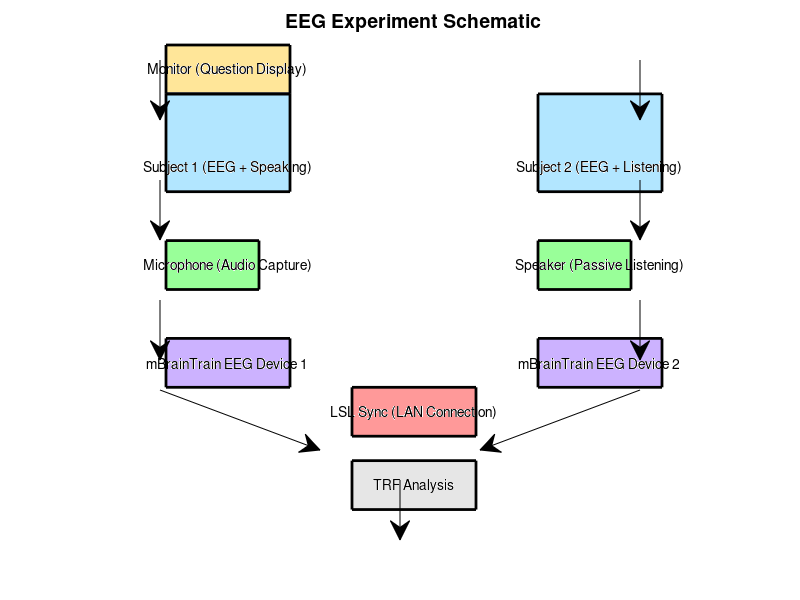

The MATLAB source for this figure: (Note: this script raises an error after producing the figure.)
clc; clear; close all;

% Create figure
figure;
hold on;
axis off;
title('EEG Experiment Schematic', 'FontSize', 14, 'FontWeight', 'bold');

% Define positions for elements
subject1_pos = [0.1, 0.7, 0.2, 0.2]; % [x, y, width, height]
subject2_pos = [0.7, 0.7, 0.2, 0.2];
monitor_pos = [0.1, 0.9, 0.2, 0.1];
microphone_pos = [0.1, 0.5, 0.15, 0.1];
speaker_pos = [0.7, 0.5, 0.15, 0.1];
eeg1_pos = [0.1, 0.3, 0.2, 0.1];
eeg2_pos = [0.7, 0.3, 0.2, 0.1];
lsl_pos = [0.4, 0.2, 0.2, 0.1];
analysis_pos = [0.4, 0.05, 0.2, 0.1];

% Add text labels
text(0.2, 0.95, 'Monitor (Question Display)', 'FontSize', 10, 'HorizontalAlignment', 'center');
text(0.2, 0.75, 'Subject 1 (EEG + Speaking)', 'FontSize', 10, 'HorizontalAlignment', 'center');
text(0.8, 0.75, 'Subject 2 (EEG + Listening)', 'FontSize', 10, 'HorizontalAlignment', 'center');
text(0.2, 0.55, 'Microphone (Audio Capture)', 'FontSize', 10, 'HorizontalAlignment', 'center');
text(0.8, 0.55, 'Speaker (Passive Listening)', 'FontSize', 10, 'HorizontalAlignment', 'center');
text(0.2, 0.35, 'mBrainTrain EEG Device 1', 'FontSize', 10, 'HorizontalAlignment', 'center');
text(0.8, 0.35, 'mBrainTrain EEG Device 2', 'FontSize', 10, 'HorizontalAlignment', 'center');
text(0.5, 0.25, 'LSL Sync (LAN Connection)', 'FontSize', 10, 'HorizontalAlignment', 'center');
text(0.5, 0.1, 'TRF Analysis', 'FontSize', 10, 'HorizontalAlignment', 'center');

% Draw rectangles to represent elements
rectangle('Position', subject1_pos, 'FaceColor', [0.7 0.9 1], 'EdgeColor', 'k', 'LineWidth', 2);
rectangle('Position', subject2_pos, 'FaceColor', [0.7 0.9 1], 'EdgeColor', 'k', 'LineWidth', 2);
rectangle('Position', monitor_pos, 'FaceColor', [1 0.9 0.6], 'EdgeColor', 'k', 'LineWidth', 2);
rectangle('Position', microphone_pos, 'FaceColor', [0.6 1 0.6], 'EdgeColor', 'k', 'LineWidth', 2);
rectangle('Position', speaker_pos, 'FaceColor', [0.6 1 0.6], 'EdgeColor', 'k', 'LineWidth', 2);
rectangle('Position', eeg1_pos, 'FaceColor', [0.8 0.7 1], 'EdgeColor', 'k', 'LineWidth', 2);
rectangle('Position', eeg2_pos, 'FaceColor', [0.8 0.7 1], 'EdgeColor', 'k', 'LineWidth', 2);
rectangle('Position', lsl_pos, 'FaceColor', [1 0.6 0.6], 'EdgeColor', 'k', 'LineWidth', 2);
rectangle('Position', analysis_pos, 'FaceColor', [0.9 0.9 0.9], 'EdgeColor', 'k', 'LineWidth', 2);

% Draw arrows
annotation('arrow', [0.2 0.2], [0.9 0.8]); % Monitor -> Subject 1
annotation('arrow', [0.8 0.8], [0.9 0.8]); % Monitor -> Subject 2
annotation('arrow', [0.2 0.2], [0.7 0.6]); % Subject 1 -> Microphone
annotation('arrow', [0.8 0.8], [0.7 0.6]); % Subject 2 -> Speaker
annotation('arrow', [0.2 0.2], [0.5 0.4]); % Microphone -> EEG 1
annotation('arrow', [0.8 0.8], [0.5 0.4]); % Speaker -> EEG 2
annotation('arrow', [0.2 0.4], [0.35 0.25]); % EEG 1 -> LSL Sync
annotation('arrow', [0.8 0.6], [0.35 0.25]); % EEG 2 -> LSL Sync
annotation('arrow', [0.5 0.5], [0.2 0.1]); % LSL Sync -> TRF Analysis

% Add EEG and stimulus figures (update paths with actual figure files)
eeg_img = imread('robot.jpg'); % Provide EEG waveform image
stim_img = imread('sim.png'); % Provide spectrogram image
trf_img = imread('sim.png'); % Provide TRF heatmap image

% Display images in relevant locations
axes('Position', [0.4, 0.6, 0.2, 0.15]); imshow(eeg_img);
axes('Position', [0.1, 0.6, 0.2, 0.15]); imshow(stim_img);
axes('Position', [0.5, 0.02, 0.2, 0.1]); imshow(trf_img);

hold off;
